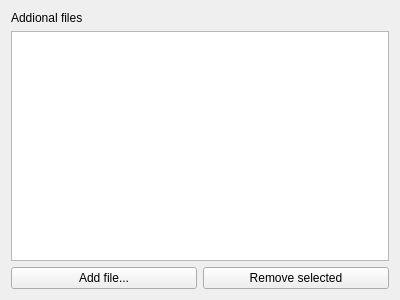
<?xml version="1.0" encoding="UTF-8"?>
<ui version="4.0">
 <class>AdditionalFilesPage</class>
 <widget class="QWizardPage" name="AdditionalFilesPage">
  <property name="geometry">
   <rect>
    <x>0</x>
    <y>0</y>
    <width>400</width>
    <height>300</height>
   </rect>
  </property>
  <layout class="QGridLayout" name="gridLayout">
   <item row="0" column="0">
    <widget class="QLabel" name="label">
     <property name="text">
      <string>Addional files</string>
     </property>
    </widget>
   </item>
   <item row="1" column="0">
    <widget class="QListWidget" name="additionalListWidget"/>
   </item>
   <item row="2" column="0">
    <layout class="QHBoxLayout" name="horizontalLayout">
     <item>
      <widget class="QPushButton" name="pushButton">
       <property name="text">
        <string>Add file...</string>
       </property>
      </widget>
     </item>
     <item>
      <widget class="QPushButton" name="pushButton_2">
       <property name="text">
        <string>Remove selected</string>
       </property>
      </widget>
     </item>
    </layout>
   </item>
  </layout>
 </widget>
 <resources/>
 <connections/>
</ui>
